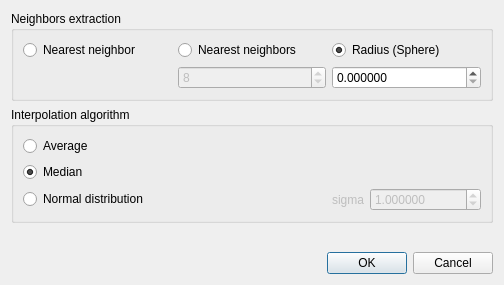
<?xml version="1.0" encoding="UTF-8"?>
<ui version="4.0">
 <class>InterpolationDlg</class>
 <widget class="QDialog" name="InterpolationDlg">
  <property name="geometry">
   <rect>
    <x>0</x>
    <y>0</y>
    <width>504</width>
    <height>285</height>
   </rect>
  </property>
  <property name="windowTitle">
   <string>Interpolation</string>
  </property>
  <layout class="QVBoxLayout" name="verticalLayout">
   <item>
    <widget class="QGroupBox" name="groupBox">
     <property name="title">
      <string>Neighbors extraction</string>
     </property>
     <layout class="QGridLayout" name="gridLayout">
      <item row="1" column="2">
       <widget class="QDoubleSpinBox" name="radiusDoubleSpinBox">
        <property name="toolTip">
         <string>Radius of the sphere inside which neighbors will be extracted</string>
        </property>
        <property name="decimals">
         <number>6</number>
        </property>
        <property name="maximum">
         <double>1000000000.000000000000000</double>
        </property>
       </widget>
      </item>
      <item row="0" column="2">
       <widget class="QRadioButton" name="radiusRadioButton">
        <property name="toolTip">
         <string>Extracts the neighbors inside a sphere</string>
        </property>
        <property name="text">
         <string>Radius (Sphere)</string>
        </property>
        <property name="checked">
         <bool>true</bool>
        </property>
       </widget>
      </item>
      <item row="0" column="0">
       <widget class="QRadioButton" name="nnRadioButton">
        <property name="toolTip">
         <string>Use only the nearest neighbor (fast)</string>
        </property>
        <property name="text">
         <string>Nearest neighbor</string>
        </property>
       </widget>
      </item>
      <item row="0" column="1">
       <widget class="QRadioButton" name="knnRadioButton">
        <property name="toolTip">
         <string>Use the 'k' nearest neighbors
(faster than 'radius' based search, but more approximate)</string>
        </property>
        <property name="text">
         <string>Nearest neighbors</string>
        </property>
       </widget>
      </item>
      <item row="1" column="1">
       <widget class="QSpinBox" name="knnSpinBox">
        <property name="enabled">
         <bool>false</bool>
        </property>
        <property name="toolTip">
         <string>Number of neighbors to extract</string>
        </property>
        <property name="minimum">
         <number>3</number>
        </property>
        <property name="maximum">
         <number>1000000000</number>
        </property>
        <property name="value">
         <number>8</number>
        </property>
       </widget>
      </item>
     </layout>
    </widget>
   </item>
   <item>
    <widget class="QGroupBox" name="algoGroupBox">
     <property name="title">
      <string>Interpolation algorithm</string>
     </property>
     <layout class="QGridLayout" name="gridLayout_2">
      <item row="1" column="0">
       <widget class="QRadioButton" name="medianRadioButton">
        <property name="toolTip">
         <string>Keep the median of the neighbors SF values</string>
        </property>
        <property name="text">
         <string>Median</string>
        </property>
        <property name="checked">
         <bool>true</bool>
        </property>
       </widget>
      </item>
      <item row="0" column="0">
       <widget class="QRadioButton" name="averageRadioButton">
        <property name="toolTip">
         <string>Keep the average of the neighbors SF values</string>
        </property>
        <property name="text">
         <string>Average</string>
        </property>
       </widget>
      </item>
      <item row="2" column="0">
       <widget class="QRadioButton" name="normalDistribRadioButton">
        <property name="toolTip">
         <string>Compute a weighted average of the neighbors SF values
(the weights will follow a Normal distribution)</string>
        </property>
        <property name="text">
         <string>Normal distribution</string>
        </property>
       </widget>
      </item>
      <item row="2" column="1">
       <widget class="QFrame" name="kernelFrame">
        <property name="enabled">
         <bool>false</bool>
        </property>
        <property name="sizePolicy">
         <sizepolicy hsizetype="Preferred" vsizetype="Maximum">
          <horstretch>0</horstretch>
          <verstretch>0</verstretch>
         </sizepolicy>
        </property>
        <layout class="QHBoxLayout" name="horizontalLayout">
         <property name="leftMargin">
          <number>0</number>
         </property>
         <property name="topMargin">
          <number>0</number>
         </property>
         <property name="rightMargin">
          <number>0</number>
         </property>
         <property name="bottomMargin">
          <number>0</number>
         </property>
         <item>
          <spacer name="horizontalSpacer">
           <property name="orientation">
            <enum>Qt::Horizontal</enum>
           </property>
           <property name="sizeHint" stdset="0">
            <size>
             <width>81</width>
             <height>20</height>
            </size>
           </property>
          </spacer>
         </item>
         <item>
          <widget class="QLabel" name="label">
           <property name="text">
            <string>sigma</string>
           </property>
          </widget>
         </item>
         <item>
          <widget class="QDoubleSpinBox" name="kernelDoubleSpinBox">
           <property name="toolTip">
            <string>Kernel of the Normal distribution</string>
           </property>
           <property name="decimals">
            <number>6</number>
           </property>
           <property name="maximum">
            <double>1000000000.000000000000000</double>
           </property>
           <property name="value">
            <double>1.000000000000000</double>
           </property>
          </widget>
         </item>
        </layout>
       </widget>
      </item>
     </layout>
    </widget>
   </item>
   <item>
    <spacer name="verticalSpacer">
     <property name="orientation">
      <enum>Qt::Vertical</enum>
     </property>
     <property name="sizeHint" stdset="0">
      <size>
       <width>20</width>
       <height>40</height>
      </size>
     </property>
    </spacer>
   </item>
   <item>
    <widget class="QDialogButtonBox" name="buttonBox">
     <property name="orientation">
      <enum>Qt::Horizontal</enum>
     </property>
     <property name="standardButtons">
      <set>QDialogButtonBox::Cancel|QDialogButtonBox::Ok</set>
     </property>
    </widget>
   </item>
  </layout>
 </widget>
 <resources/>
 <connections>
  <connection>
   <sender>buttonBox</sender>
   <signal>accepted()</signal>
   <receiver>InterpolationDlg</receiver>
   <slot>accept()</slot>
   <hints>
    <hint type="sourcelabel">
     <x>248</x>
     <y>254</y>
    </hint>
    <hint type="destinationlabel">
     <x>157</x>
     <y>274</y>
    </hint>
   </hints>
  </connection>
  <connection>
   <sender>buttonBox</sender>
   <signal>rejected()</signal>
   <receiver>InterpolationDlg</receiver>
   <slot>reject()</slot>
   <hints>
    <hint type="sourcelabel">
     <x>316</x>
     <y>260</y>
    </hint>
    <hint type="destinationlabel">
     <x>286</x>
     <y>274</y>
    </hint>
   </hints>
  </connection>
  <connection>
   <sender>knnRadioButton</sender>
   <signal>toggled(bool)</signal>
   <receiver>knnSpinBox</receiver>
   <slot>setEnabled(bool)</slot>
   <hints>
    <hint type="sourcelabel">
     <x>59</x>
     <y>40</y>
    </hint>
    <hint type="destinationlabel">
     <x>37</x>
     <y>64</y>
    </hint>
   </hints>
  </connection>
  <connection>
   <sender>radiusRadioButton</sender>
   <signal>toggled(bool)</signal>
   <receiver>radiusDoubleSpinBox</receiver>
   <slot>setEnabled(bool)</slot>
   <hints>
    <hint type="sourcelabel">
     <x>194</x>
     <y>40</y>
    </hint>
    <hint type="destinationlabel">
     <x>194</x>
     <y>64</y>
    </hint>
   </hints>
  </connection>
  <connection>
   <sender>normalDistribRadioButton</sender>
   <signal>toggled(bool)</signal>
   <receiver>kernelFrame</receiver>
   <slot>setEnabled(bool)</slot>
   <hints>
    <hint type="sourcelabel">
     <x>74</x>
     <y>168</y>
    </hint>
    <hint type="destinationlabel">
     <x>258</x>
     <y>170</y>
    </hint>
   </hints>
  </connection>
  <connection>
   <sender>nnRadioButton</sender>
   <signal>toggled(bool)</signal>
   <receiver>algoGroupBox</receiver>
   <slot>setDisabled(bool)</slot>
   <hints>
    <hint type="sourcelabel">
     <x>76</x>
     <y>40</y>
    </hint>
    <hint type="destinationlabel">
     <x>199</x>
     <y>141</y>
    </hint>
   </hints>
  </connection>
 </connections>
</ui>
